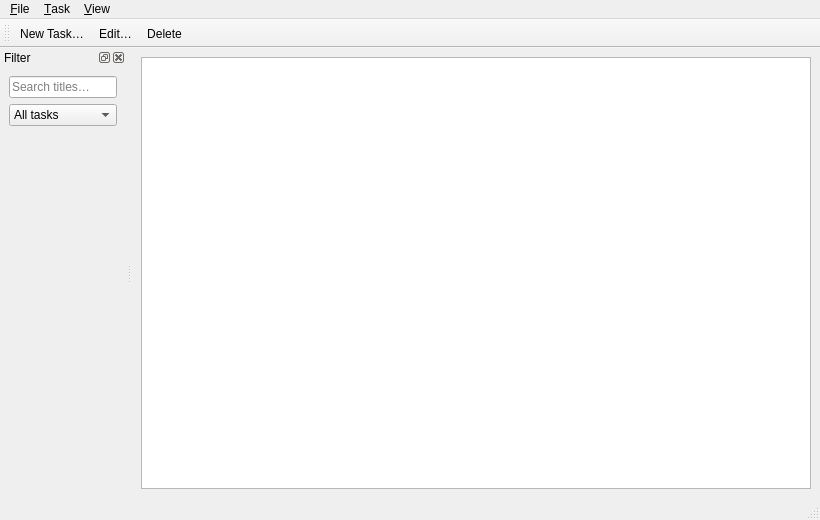
<?xml version="1.0" encoding="UTF-8"?>
<ui version="4.0">
 <class>TodoWindow</class>
 <widget class="QMainWindow" name="TodoWindow">
  <property name="geometry">
   <rect>
    <x>0</x>
    <y>0</y>
    <width>820</width>
    <height>520</height>
   </rect>
  </property>
  <property name="windowTitle">
   <string>Todo Manager (answer)</string>
  </property>
  <property name="windowIcon">
   <iconset resource="resources.qrc">
    <normaloff>:/icons/app.svg</normaloff>:/icons/app.svg</iconset>
  </property>
  <widget class="QWidget" name="centralwidget">
   <layout class="QVBoxLayout" name="centralLayout">
    <item>
     <widget class="QTableView" name="tableView">
      <property name="editTriggers">
       <set>QAbstractItemView::EditTrigger::EditKeyPressed|QAbstractItemView::EditTrigger::SelectedClicked</set>
      </property>
      <property name="alternatingRowColors">
       <bool>true</bool>
      </property>
      <property name="selectionMode">
       <enum>QAbstractItemView::SelectionMode::SingleSelection</enum>
      </property>
      <property name="selectionBehavior">
       <enum>QAbstractItemView::SelectionBehavior::SelectRows</enum>
      </property>
      <property name="sortingEnabled">
       <bool>true</bool>
      </property>
      <attribute name="horizontalHeaderStretchLastSection">
       <bool>false</bool>
      </attribute>
      <attribute name="verticalHeaderVisible">
       <bool>false</bool>
      </attribute>
     </widget>
    </item>
   </layout>
  </widget>
  <widget class="QMenuBar" name="menubar">
   <widget class="QMenu" name="menuFile">
    <property name="title">
     <string>&amp;File</string>
    </property>
    <addaction name="actionQuit"/>
   </widget>
   <widget class="QMenu" name="menuTask">
    <property name="title">
     <string>&amp;Task</string>
    </property>
    <addaction name="actionNew"/>
    <addaction name="actionEdit"/>
    <addaction name="actionDelete"/>
    <addaction name="separator"/>
    <addaction name="actionClearCompleted"/>
   </widget>
   <widget class="QMenu" name="menuView">
    <property name="title">
     <string>&amp;View</string>
    </property>
   </widget>
   <addaction name="menuFile"/>
   <addaction name="menuTask"/>
   <addaction name="menuView"/>
  </widget>
  <widget class="QToolBar" name="toolBar">
   <property name="windowTitle">
    <string>Toolbar</string>
   </property>
   <property name="toolButtonStyle">
    <enum>Qt::ToolButtonStyle::ToolButtonTextBesideIcon</enum>
   </property>
   <attribute name="toolBarArea">
    <enum>TopToolBarArea</enum>
   </attribute>
   <attribute name="toolBarBreak">
    <bool>false</bool>
   </attribute>
   <addaction name="actionNew"/>
   <addaction name="actionEdit"/>
   <addaction name="actionDelete"/>
  </widget>
  <widget class="QStatusBar" name="statusbar"/>
  <widget class="QDockWidget" name="filterDock">
   <property name="windowTitle">
    <string>Filter</string>
   </property>
   <attribute name="dockWidgetArea">
    <number>1</number>
   </attribute>
   <widget class="QWidget" name="filterDockContents">
    <layout class="QVBoxLayout" name="filterLayout">
     <item>
      <widget class="QLineEdit" name="searchEdit">
       <property name="placeholderText">
        <string>Search titles…</string>
       </property>
       <property name="clearButtonEnabled">
        <bool>true</bool>
       </property>
      </widget>
     </item>
     <item>
      <widget class="QComboBox" name="statusCombo">
       <item>
        <property name="text">
         <string>All tasks</string>
        </property>
       </item>
       <item>
        <property name="text">
         <string>Open</string>
        </property>
       </item>
       <item>
        <property name="text">
         <string>Done</string>
        </property>
       </item>
      </widget>
     </item>
     <item>
      <spacer name="filterSpacer">
       <property name="orientation">
        <enum>Qt::Orientation::Vertical</enum>
       </property>
       <property name="sizeHint" stdset="0">
        <size>
         <width>20</width>
         <height>40</height>
        </size>
       </property>
      </spacer>
     </item>
    </layout>
   </widget>
  </widget>
  <action name="actionNew">
   <property name="icon">
    <iconset resource="resources.qrc">
     <normaloff>:/icons/add.svg</normaloff>:/icons/add.svg</iconset>
   </property>
   <property name="text">
    <string>&amp;New Task…</string>
   </property>
   <property name="shortcut">
    <string>Ctrl+N</string>
   </property>
  </action>
  <action name="actionEdit">
   <property name="icon">
    <iconset resource="resources.qrc">
     <normaloff>:/icons/edit.svg</normaloff>:/icons/edit.svg</iconset>
   </property>
   <property name="text">
    <string>&amp;Edit…</string>
   </property>
   <property name="shortcut">
    <string>Ctrl+E</string>
   </property>
  </action>
  <action name="actionDelete">
   <property name="icon">
    <iconset resource="resources.qrc">
     <normaloff>:/icons/delete.svg</normaloff>:/icons/delete.svg</iconset>
   </property>
   <property name="text">
    <string>&amp;Delete</string>
   </property>
   <property name="shortcut">
    <string>Del</string>
   </property>
  </action>
  <action name="actionClearCompleted">
   <property name="text">
    <string>&amp;Clear Completed</string>
   </property>
   <property name="shortcut">
    <string>Ctrl+Shift+Del</string>
   </property>
  </action>
  <action name="actionQuit">
   <property name="text">
    <string>&amp;Quit</string>
   </property>
   <property name="shortcut">
    <string>Ctrl+Q</string>
   </property>
  </action>
 </widget>
 <resources>
  <include location="resources.qrc"/>
 </resources>
 <connections>
  <connection>
   <sender>actionQuit</sender>
   <signal>triggered()</signal>
   <receiver>TodoWindow</receiver>
   <slot>close()</slot>
  </connection>
 </connections>
</ui>
